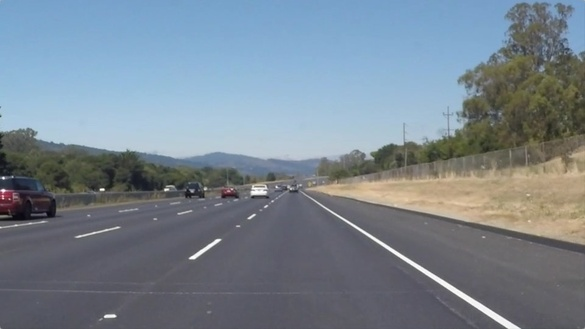
#> input picture straight_road.jpg, 585 x 329 px, shrunk from 960 x 540 before the run, found by its file name
$ jupyter execute --allow-errors 'Lane_Detection_CV_Final (1).ipynb'   (shell and % lines are left out)   (text cells are left out)
#> lines starting #> are read from the running program, lines starting #| are printed output that depends on the picture; after the words box and inside, x2 and y2 are one past the last pixel; in counts of white or black regions, pixels touching at a corner belong together; pictures that were not available may be replaced by others from this repository, and a replacement may not be noted
[cell 1]
''' from google.colab import drive
drive.mount('/content/gdrive') '''

[cell 2]
#!ls /content/gdrive/MyDrive/Lane_detection/

#> (a cell that did not finish here is left out)

[cell 4]
import math
import matplotlib.pyplot as plt
import matplotlib.image as mpimg
import numpy as np
import cv2

[cell 5]
def grayscale(img):
  # function for converting RGB into grayscale
    return cv2.cvtColor(img, cv2.COLOR_RGB2GRAY)


def canny(img, low_threshold, high_threshold):
  # function to use canny edge tranform
    return cv2.Canny(img, low_threshold, high_threshold)

def gaussian_blur(img, kernel_size):
    # function to use gaussian filter
    return cv2.GaussianBlur(img, (kernel_size, kernel_size), 0)

def region_of_interest(img, vertices):
    # function to mask an particular section of the image from processing further
    #defining a blank mask to start with
    mask = np.zeros_like(img)

    if len(img.shape) > 2:
        channel_count = img.shape[2]  # i.e. 3 or 4 depending on your image
        ignore_mask_color = (255,) * channel_count
    else:
        ignore_mask_color = 255

    #filling pixels inside the polygon defined by "vertices" with the fill color
    cv2.fillPoly(mask, vertices, ignore_mask_color)

    #returning the image only where mask pixels are nonzero
    masked_image = cv2.bitwise_and(img, mask)
    return masked_image

[cell 6]
def draw_lines(img, lines, color=[255, 0, 0], thickness=10):
    # function to draw lines given the points in the lines
    for line in lines:
        for x1,y1,x2,y2 in line:
            cv2.line(img, (x1, y1), (x2, y2), color, thickness)
def slope_lines(image,lines):
    # function to find the parameters of the lines like slope, intercept and the edge
    # points for drawing the line
    img = image.copy()
    poly_vertices = []
    order = [0,1,3,2]

    left_lines = [] # Like /
    right_lines = [] # Like \
    for line in lines:
        for x1,y1,x2,y2 in line:

            if x1 == x2:
                pass #Vertical Lines
            else:
                m = (y2 - y1) / (x2 - x1)
                c = y1 - m * x1
                if m < 0:
                    left_lines.append((m,c))
                elif m >= 0:
                    right_lines.append((m,c))

    left_line = np.mean(left_lines, axis=0)
    right_line = np.mean(right_lines, axis=0)

    #print(left_line, right_line)
    ''' rows1, cols1 = image.shape[:2]
    y11= int(rows1)
    y22= int(rows1*0.6)
    for slope, intercept in left_lines:
        if intercept>:
          x1=int((y1-intercept)/slope)
        x22=int((y22-intercept)/slope) '''
    rows1, cols1 = image.shape[:2]
    rows1= int(rows1)
    topy= int(rows1*0.6)
    for line in lines:
        for x1,y1,x2,y2 in line:

            if x1 == x2:
                pass #Vertical Lines
            else:
                m = (y2 - y1) / (x2 - x1)
                c = y1 - m * x1
                if m<0:
                  if y1 > rows1:
                    borderx = (rows1-c)/m
                    bordery = rows1

                  else:
                    bordery = m*0 + c
                    borderx = 0

                  topx=int((topy-c)/m)
                  draw_lines(img, np.array([[[int(borderx),int(bordery),int(topx),int(topy)]]]))

                else:
                  xintercept = x1/(1-(y1/c))
                  if xintercept > cols1:
                    bordery = m*rows1+c + rows1
                    borderx = rows1

                  else:
                    borderx = (rows1-c)/m
                    bordery = 0 + rows1

                  topx=int((topy-c)/m)
                  draw_lines(img, np.array([[[int(borderx),int(bordery),int(topx),int(topy)]]]))


    for slope, intercept in [left_line, right_line]:

        #getting complete height of image in y1
        rows, cols = image.shape[:2]
        y1= int(rows) #image.shape[0]

        #taking y2 upto 60% of actual height or 60% of y1
        y2= int(rows*0.6) #int(0.6*y1)
        #we know that equation of line is y=mx +c so we can write it x=(y-c)/m
        x1=int((y1-intercept)/slope)
        x2=int((y2-intercept)/slope)
        poly_vertices.append((x1, y1))
        poly_vertices.append((x2, y2))
        #draw_lines(img, np.array([[[x1,y1,x2,y2]]]))

    poly_vertices = [poly_vertices[i] for i in order]
    #cv2.fillPoly(img, pts = np.array([poly_vertices],'int32'), color = (0,255,0))
    return cv2.addWeighted(image,0.7,img,0.4,0.)

    #cv2.polylines(img,np.array([poly_vertices],'int32'), True, (0,0,255), 10)
    #print(poly_vertices)

def hough_lines(img, rho, theta, threshold, min_line_len, max_line_gap):

    # Function to perform Hough Transformation
    # Returns an image with hough lines drawn.

    lines = cv2.HoughLinesP(img, rho, theta, threshold, np.array([]), minLineLength=min_line_len, maxLineGap=max_line_gap)
    line_img = np.zeros((img.shape[0], img.shape[1], 3), dtype=np.uint8)
    #draw_lines(line_img, lines)
    line_img = slope_lines(line_img,lines)
    return line_img

[cell 7]
def weighted_img(img, initial_img, α=0.1, β=1., γ=0.):

    lines_edges = cv2.addWeighted(initial_img, α, img, β, γ)
    #lines_edges = cv2.polylines(lines_edges,get_vertices(img), True, (0,0,255), 10)
    return lines_edges
def get_vertices(image):
    rows, cols = image.shape[:2]
    bottom_left  = [cols*0, rows]
    top_left     = [cols*0, rows*0.6]
    bottom_right = [cols, rows]
    top_right    = [cols, rows*0.6]

    ver = np.array([[bottom_left, top_left, top_right, bottom_right]], dtype=np.int32)
    return ver

[cell 8]
# Lane finding Pipeline
def lane_finding_pipeline(image):
# Main pipeline function that drives all the other sub function related to image processing

    #plt.figure(1,figsize=(20,10))
    #plt.subplot(7,2,1)
    plt.imshow(image)
    plt.title("Input Image")
    plt.show()
    #Grayscale
    gray_img = grayscale(image)
    #plt.subplot(7,2,2)
    plt.imshow(gray_img)
    plt.title("Gray Image")
    plt.show()
    #Gaussian Smoothing
    smoothed_img = gaussian_blur(img = gray_img, kernel_size = 5)
    #plt.subplot(7,2,3)
    plt.imshow(smoothed_img)
    plt.title("Smoothed Image")
    plt.show()
    #Canny Edge Detection
    canny_img = canny(img = smoothed_img, low_threshold = 180, high_threshold = 240)
    #plt.subplot(7,2,4)
    plt.imshow(canny_img)
    plt.title("Canny Image")
    plt.show()
    #Masked Image Within a Polygon
    masked_img = region_of_interest(img = canny_img, vertices = get_vertices(image))
    #plt.subplot(7,2,5)
    plt.imshow(masked_img)
    plt.title("Masked Image")
    plt.show()
    #Hough Transform Lines
    houghed_lines = hough_lines(img = masked_img, rho = 1, theta = np.pi/180, threshold = 20, min_line_len = 20, max_line_gap = 180)
    #plt.subplot(7,2,6)
    plt.imshow(houghed_lines)
    plt.title("Hough Transformed Image")
    plt.show()
    #Draw lines on edges
    output = weighted_img(img = houghed_lines, initial_img = image, α=0.8, β=1., γ=0.)
    #plt.subplot(7,2,7)
    plt.imshow(output)
    plt.title("Output Image")
    plt.show()
    return output

[cell 9]
# Feeding CV pipeline with image of road with consistant lane markings and little traffic
image = mpimg.imread('Lane-Detection/straight_road.jpg')
#> image is the input picture: shape (329, 585, 3); mean R, G, B 120.3, 132.6, 143.7
output = lane_finding_pipeline(image)
#> in grayscale, `return cv2.cvtColor(img, cv2.COLOR_RGB2GRAY)`:
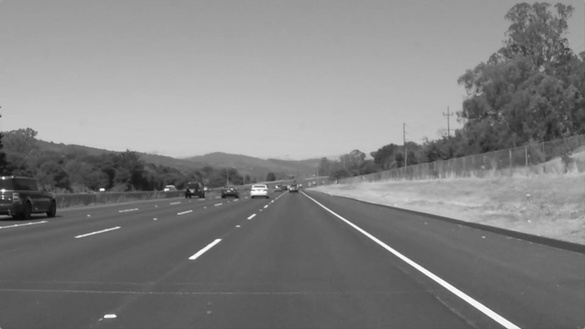
#> returned value: shape (329, 585); min 8, max 255, mean 130.1
#> in canny, `return cv2.Canny(img, low_threshold, high_threshold)`:
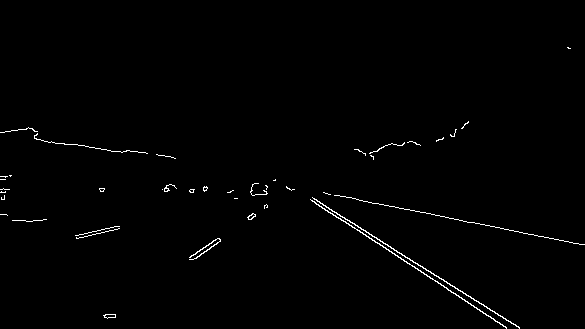
#> returned value: shape (329, 585); 0.9% white in thin lines or dots, all inside (x1, y1, x2, y2) = (0, 47, 585, 329)
#> in region_of_interest, `cv2.fillPoly(mask, vertices, ignore_mask_color)`:
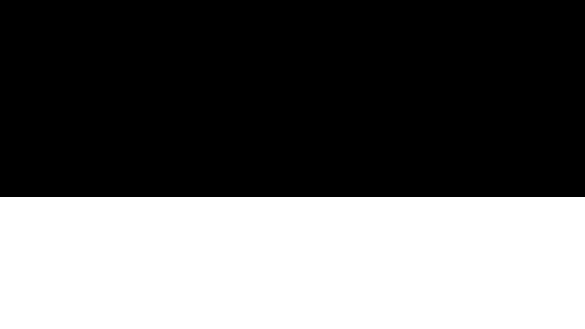
#> mask: shape (329, 585); 40.1% white; 1 white region, box (x1, y1, x2, y2) and area: (0, 197, 585, 329) 77220
#> in region_of_interest, `masked_image = cv2.bitwise_and(img, mask)`:
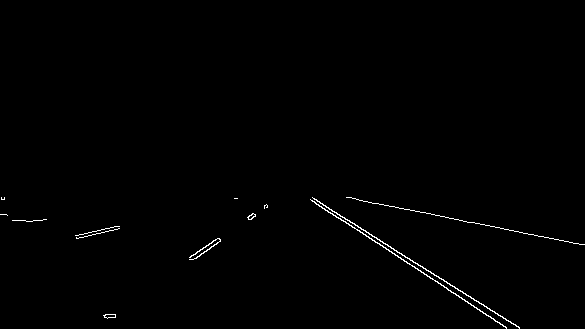
#> masked_image: shape (329, 585); 0.63% white in thin lines or dots, all inside (x1, y1, x2, y2) = (0, 197, 585, 329)
#> in hough_lines, `lines = cv2.HoughLinesP(img, rho, theta, threshold, np.array([]), minL..`: lines = 13 rows, first 6: [316, 204, 506, 328], [313, 198, 519, 327], [310, 199, 505, 326], [346, 197, 543, 236], [104, 315, 267, 205], [372, 203, 583, 244]
#> in slope_lines, `img = image.copy()`: img: shape (329, 585, 3); every value is 0
#> the loop in slope_lines, `for line in lines:` made 13 passes
#> line on passes 1 to 12: [[316, 204, 506, 328]], [[313, 198, 519, 327]], [[310, 199, 505, 326]], [[346, 197, 543, 236]], [[104, 315, 267, 205]], [[372, 203, 583, 244]], [[78, 235, 118, 226]], [[110, 317, 267, 207]], [[326, 207, 519, 328]], [[76, 238, 119, 228]], [[104, 317, 264, 205]], [[25, 220, 46, 219]]
#> after the loop in slope_lines, `for line in lines:`: left_lines = [(-0.675, 385.2), (-0.225, 252.6), (-0.701, 394.1), (-0.233, 255.7), (-0.7, 389.8), (-0.0476, 221.2), (-0.67, 388.3)]; right_lines = [(0.653, -2.23), (0.626, 2), (0.651, -2.9), (0.198, 128.5), (0.194, 130.7), (0.627, 2.62)]
#> in slope_lines, `left_line = np.mean(left_lines, axis=0)`: left_line = [-0.464, 326.7]
#> in slope_lines, `right_line = np.mean(right_lines, axis=0)`: right_line = [0.492, 43.12]
#> after the loop in slope_lines, `for line in lines:`:
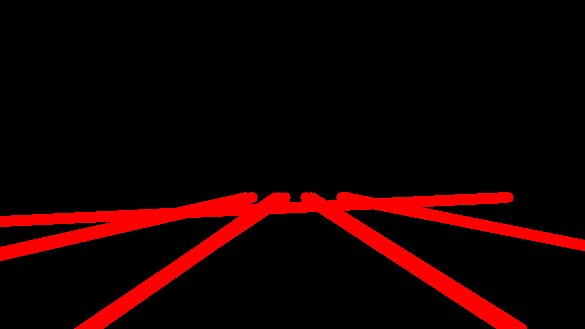
#> img: shape (329, 585, 3); mean of channels 0, 1, 2 23.7, 0, 0; drawn as R, G, B
#> the loop in slope_lines, `for slope, intercept in [left_line, right_line]:` made 2 passes
#> (slope, intercept, rows, cols, y1, y2, x1, x2) on passes 1 to 2: (-0.464, 326.7, 329, 585, 329, 197, -4, 279), (0.492, 43.12, 329, 585, 329, 197, 581, 313)
#> after the loop in slope_lines, `for slope, intercept in [left_line, right_line]:`: poly_vertices = [(-4, 329), (279, 197), (581, 329), (313, 197)]
#> in slope_lines, `poly_vertices = [poly_vertices[i] for i in order]`: poly_vertices = [(-4, 329), (279, 197), (313, 197), (581, 329)]
#> in slope_lines, `return cv2.addWeighted(image,0.7,img,0.4,0.)`:
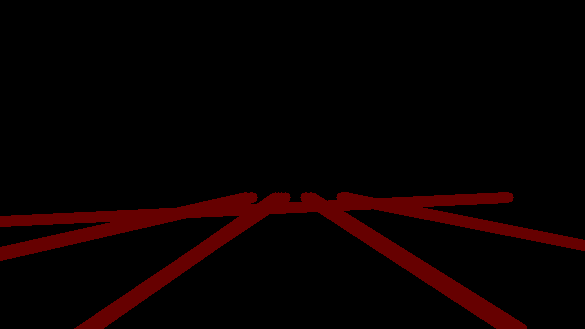
#> returned value: shape (329, 585, 3); mean of channels 0, 1, 2 9.5, 0, 0; drawn as R, G, B
#> in weighted_img, `lines_edges = cv2.addWeighted(initial_img, α, img, β, γ)`:
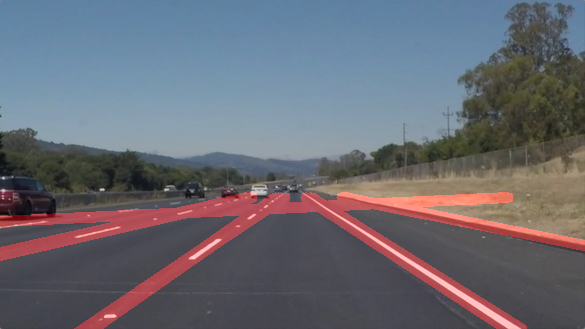
#> lines_edges: shape (329, 585, 3); mean R, G, B 105.4, 106.1, 114.9

[cell 10]
# Feeding CV pipeline with image of road with inconsistant lane markings and busy traffic
image = mpimg.imread(r'./gdrive/MyDrive/Lane_detection/00000.jpg')
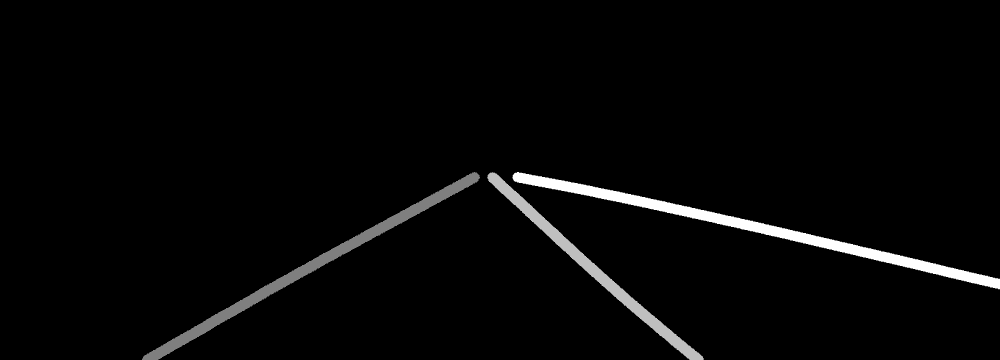
#> input picture 00000.png, 1000 x 360 px, shrunk from 1640 x 590 before the run, given in place of 00000.jpg, which was not available
#> image is the input picture: shape (360, 1000) float32; min 0, max 0.0157, mean 0.000404
print("This image contains a lot of occulusions and complex structures on the road which makes it hard to predict the road lanes.")
print("Hough Transformation cannot be formed with the current model hence, it results in an error.")
#> (the rest of this cell did not finish here and is left out)
